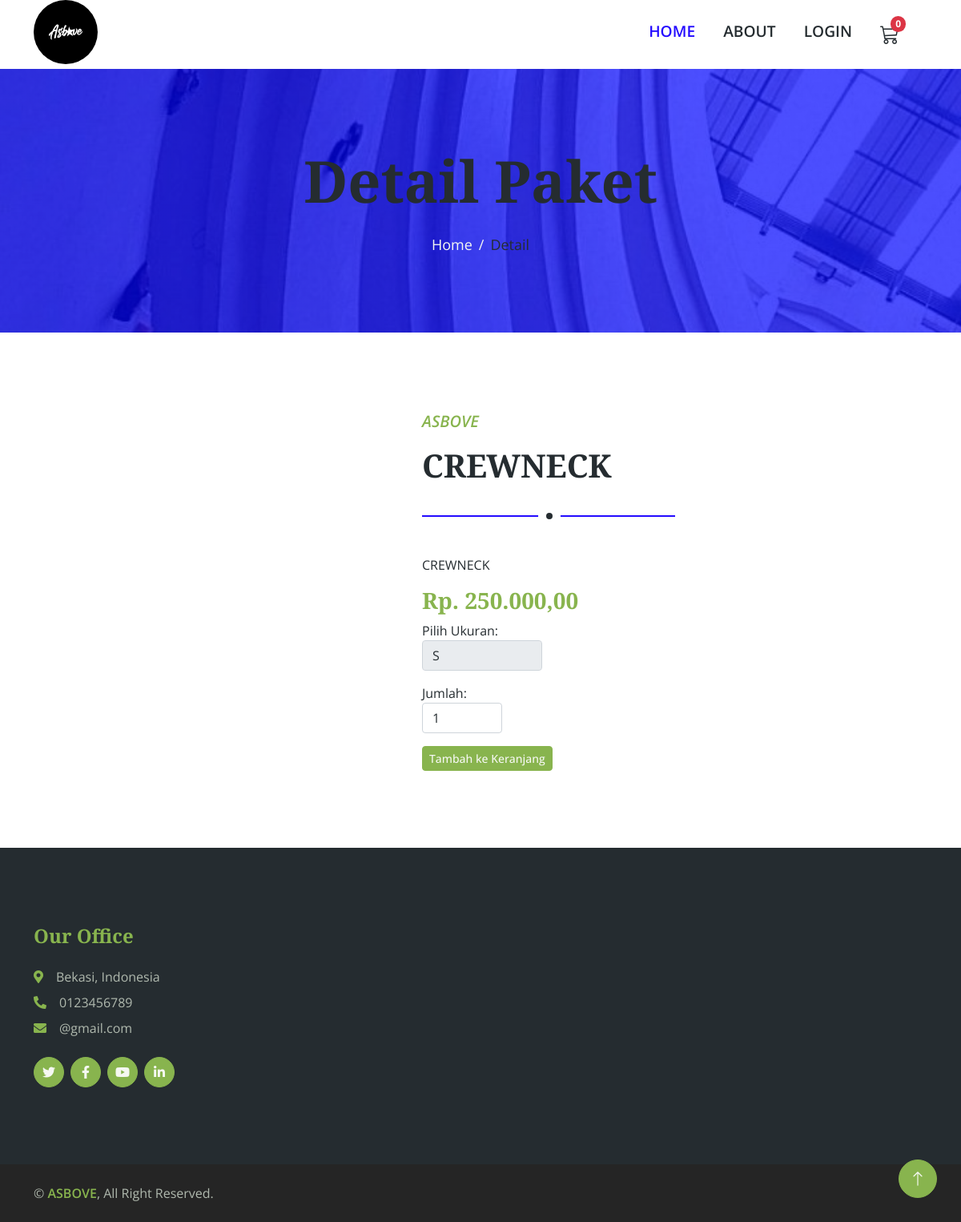
The page /Beranda/detail?id=5 on the database its author committed.
### tables this page shows
CREATE TABLE `tb_katalog` (
  `id_katalog` int(5) NOT NULL,
  `image` varchar(100) NOT NULL,
  `nama_paket` varchar(100) NOT NULL,
  `deskripsi` text NOT NULL,
  `harga` int(11) NOT NULL,
  `id_user` int(5) NOT NULL,
  `size` varchar(5) DEFAULT NULL
);

### application/controllers/Beranda.php (called while the page is built, shortened)
<?php
class Beranda extends CI_Controller
{
    public function __construct()
    {
        $this->load->database();
        $this->load->model('katalog_model');
        $this->load->model('pesanan_model');
        $this->load->helper('text');
    }
    public function detail()
    {
        if ($this->input->get('id')) {
            $cek_data = $this->katalog_model->get_katalog_by_id($this->input->get('id'))->num_rows();
            if ($cek_data > 0) {
                $data = array(
                    'title' => 'ASBOVE',
                    'page' => 'landing/detail',
                    'katalog' => $this->katalog_model->get_katalog_by_id($this->input->get('id'))->row()
                );
                $this->load->view('landing/template/sites', $data);
            } else {
                redirect('/');
            }
        } else {
            redirect('/');
        }
    }
}

### index.php (called while the page is built, shortened)
<?php
require_once BASEPATH.'core/CodeIgniter.php';

### application/models/Katalog_model.php (called while the page is built, shortened)
<?php if (!defined('BASEPATH')) exit('No direct script access allowed');
class Katalog_model extends CI_Model
{
    public function get_katalog_by_id($id)
    {
        $this->db->select('*');
        $this->db->from('tb_katalog tbc');
        $this->db->join('tb_user tbu', 'tbu.id_user = tbc.id_user');
        $this->db->where('tbc.id_katalog', $id);
        $query = $this->db->get();
        return $query;
    }
}

### application/views/landing/detail.php (the view, shortened to what this page needs)
<div class="container-fluid page-header py-5 mb-5 wow fadeIn" data-wow-delay="0.1s">
    <div class="container text-center py-5">
        <h1 class="display-2 text-dark mb-4 animated slideInDown">Detail Paket</h1>
        <nav aria-label="breadcrumb animated slideInDown">
            <ol class="breadcrumb justify-content-center mb-0">
                <li class="breadcrumb-item"><a href="<?= base_url(''); ?>">Home</a></li>
                <li class="breadcrumb-item text-dark" aria-current="page">Detail</li>
            </ol>
        </nav>
    </div>
</div>
<div class="container-xxl py-5">
    <div class="container">
        <div class="row g-5">
            <div class="col-lg-5 wow fadeIn" data-wow-delay="0.1s">
            </div>
            <div class="col-lg-7 wow fadeIn" data-wow-delay="0.5s">
                <div class="section-title">
                    <p class="fs-5 fw-medium fst-italic text-primary">ASBOVE</p>
                    <h1 class="display-6"><?= $katalog->nama_paket; ?></h1>
                </div>
                <p><?= $katalog->deskripsi; ?></p>
                <h3 class="text-primary">Rp. <?= number_format($katalog->harga, 2, ",", "."); ?></h3>
                <?= form_open('Beranda/tambah_ke_keranjang'); ?>
                    <label for="size">Pilih Ukuran:</label>
                    <select name="size" id="size" class="form-control mb-3" style="width: 150px;">
                        <option value="S">S</option>
                    </select>
                    <label for="qty">Jumlah:</label>
                    <input type="number" name="qty" id="qty" value="1" min="1" class="form-control mb-3" style="width: 100px;">
                    <button type="submit" class="btn btn-primary btn-sm">Tambah ke Keranjang</button>
                <?= form_close(); ?>
            </div>
        </div>
    </div>
</div>

### assets/landing/css/style.css (style rules this page uses)
:root { --primary: #240bff; --secondary: #f3ff1c; --light: #F5F8F2; --dark: #252C30; }
.fw-medium { font-weight: 600; }
.btn { transition: .5s; font-weight: 500; }
.btn-primary, .btn-outline-primary:hover { color: var(--light); }
.page-header { background: linear-gradient(rgba(0, 4, 255, 0.7), rgba(0, 4, 255, 0.7)), url(../img/gedunggundar.jpg) center center no-repeat; background-size: cover; }
.page-header .breadcrumb-item+.breadcrumb-item::before { color: var(--light); }
.page-header .breadcrumb-item, .page-header .breadcrumb-item a { font-size: 18px; color: var(--light); }
.section-title { position: relative; margin-bottom: 3rem; padding-bottom: 2rem; }
.section-title::before { position: absolute; content: ""; width: 50%; height: 2px; bottom: 0; left: 0; background: var(--primary); }
.section-title::after { position: absolute; content: ""; width: 28px; height: 28px; bottom: -13px; left: calc(25% - 13px); background: var(--dark); border: 10px solid #FFFFFF; border-radius: 28px; }

### rows shown on the page
tb_katalog: nama_paket "CREWNECK", deskripsi "CREWNECK", harga "250.000,00"

### other values the page prints
$this->cart->total_items() "0"
